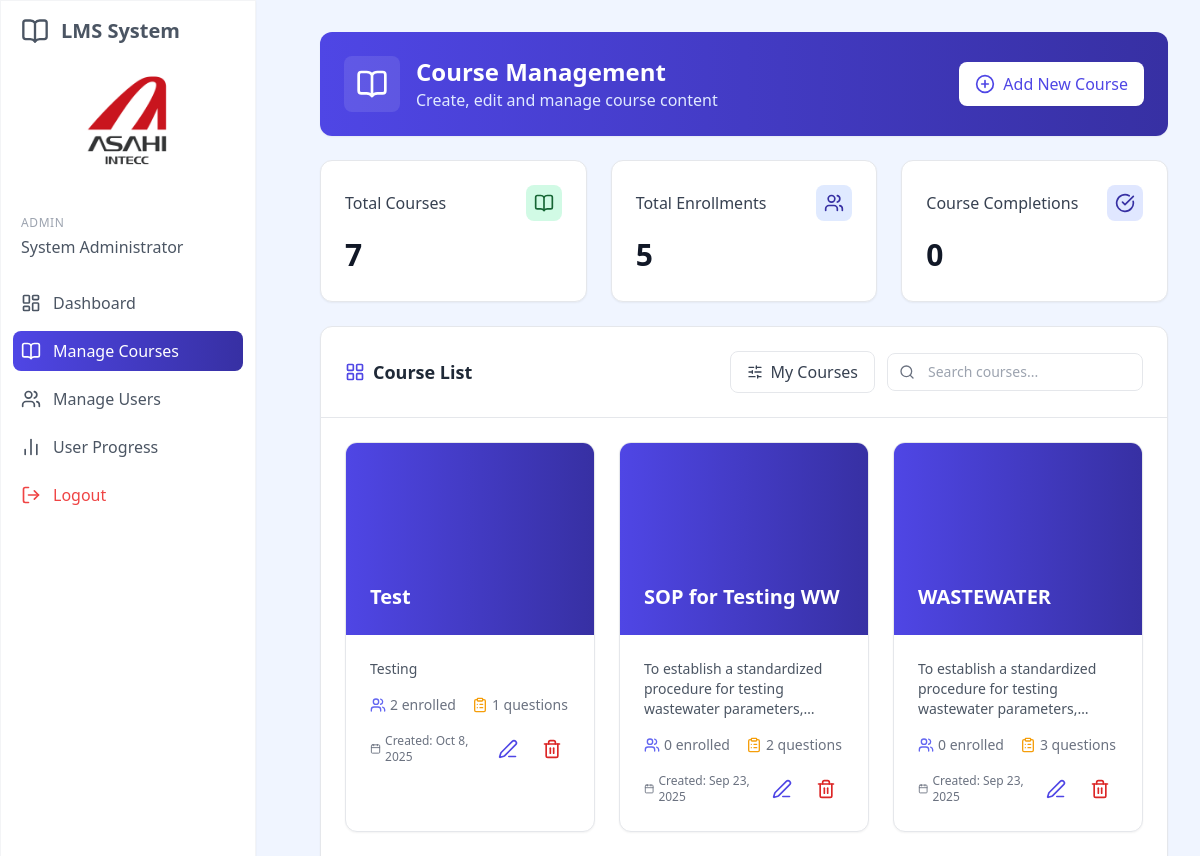
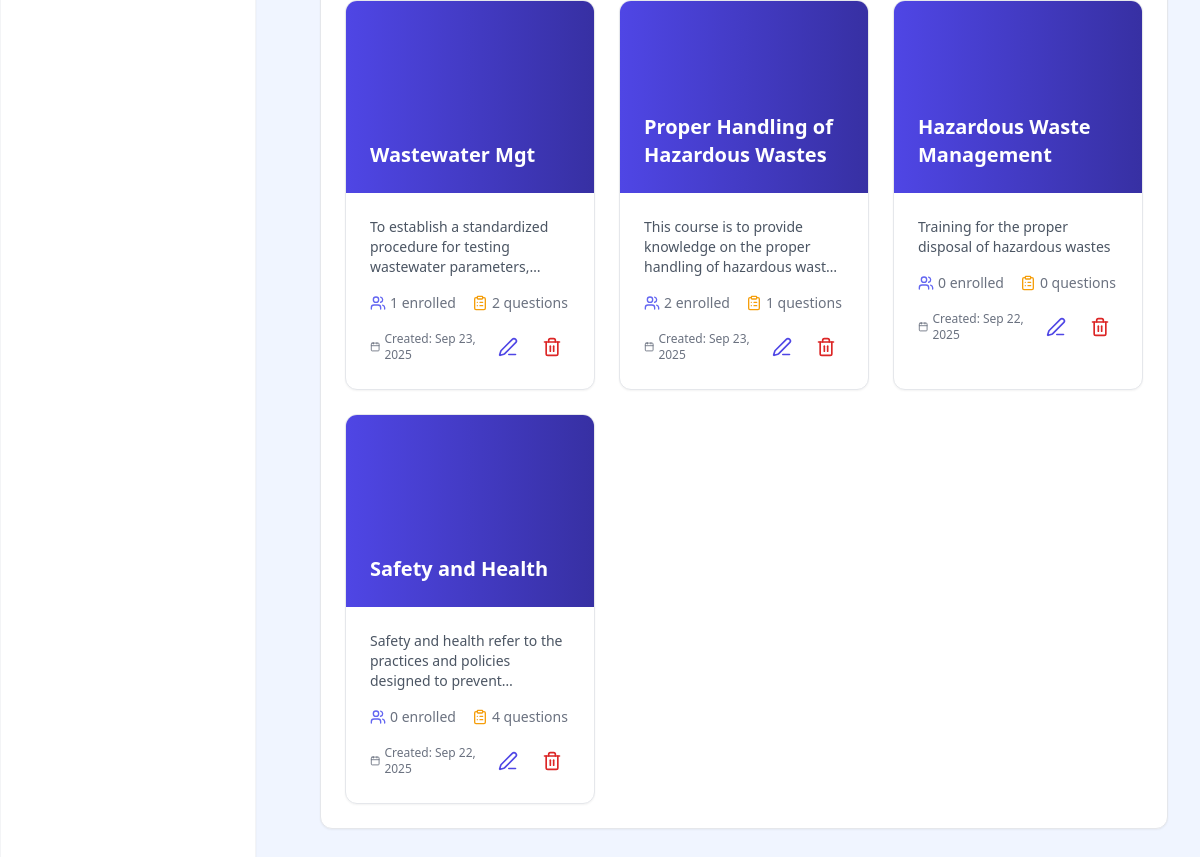
Before: /manage_courses.php (signed in) with the older database file (2 pictures, top to bottom).
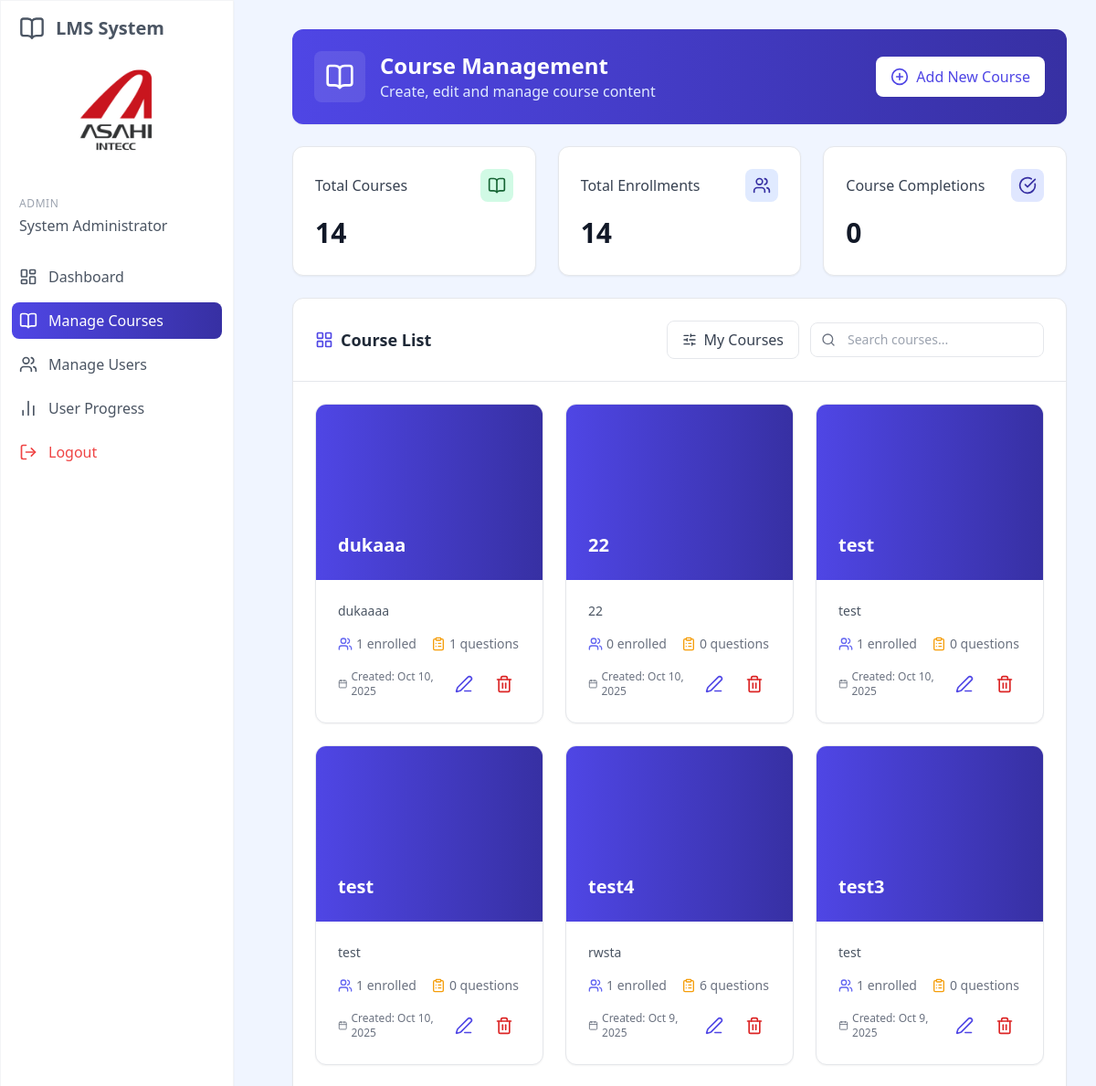
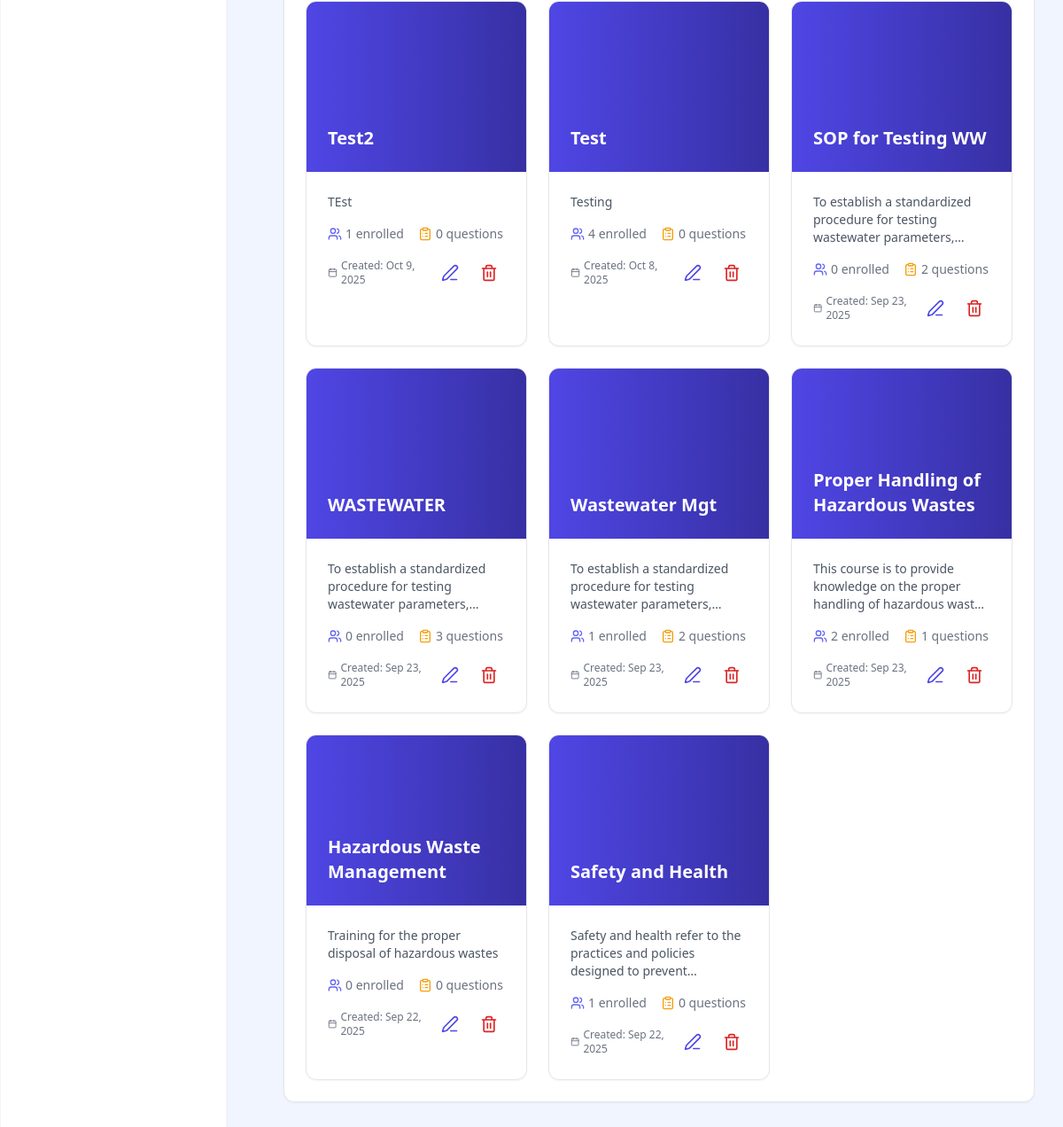
After: the same page with the newer database file (2 pictures, top to bottom).
### tables this page shows
CREATE TABLE `courses` (
  `id` int(11) NOT NULL,
  `title` varchar(100) NOT NULL,
  `description` text DEFAULT NULL,
  `department` int(10) DEFAULT NULL,
  `division` int(10) DEFAULT NULL,
  `section` int(10) DEFAULT NULL,
  `company_group` tinyint(11) DEFAULT NULL,
  `position` tinyint(11) DEFAULT NULL,
  `group_id` int(11) DEFAULT NULL,
  `created_by` int(11) DEFAULT NULL,
  `has_video` int(11) DEFAULT 0,
  `created_at` timestamp NULL DEFAULT current_timestamp(),
  `updated_at` timestamp NULL DEFAULT current_timestamp() ON UPDATE current_timestamp(),
  `is_final` tinyint(1) NOT NULL DEFAULT 0,
  `removed` tinyint(1) NOT NULL DEFAULT 0
);

### web/server_controller/manage_course_controller.php (called while the page is built, shortened)
<?php
require_once __DIR__ . '/../../config.php';
function getCount($conn, $query) {
    $result = $conn->query($query);
    return $result ? $result->fetch_assoc()['count'] : 0;
}
$courses_count = getCount($conn, "SELECT COUNT(*) as count FROM courses WHERE removed = 0");
$total_enrollments = getCount($conn, "SELECT COUNT(*) as count FROM user_progress WHERE removed = 0");

### web/manage_courses.php (the view, shortened to what the changed rows need)
<?php
require_once __DIR__ . '/server_controller/manage_course_controller.php';
$user_id = $_SESSION['user_id'];
$courses_query = "
    SELECT
        c.id,
        c.title,
        c.description,
        c.created_at,
        c.created_by,
        (SELECT COUNT(*) FROM user_progress up WHERE up.course_id = c.id) AS enrollment_count,
        (SELECT COUNT(*) FROM questions q WHERE q.course_id = c.id) AS question_count
    FROM courses c
    WHERE
        c.removed = 0
        AND (
            ? IN (SELECT id FROM users WHERE role = 'super_admin')
            OR c.created_by = ?
            OR c.id IN (
                SELECT course_id FROM user_courses
                WHERE user_id = ? AND removed = 0
            )
        )
    ORDER BY c.created_at DESC
";
$stmt_all = $conn->prepare($courses_query);
$stmt_all->bind_param("iii", $user_id, $user_id, $user_id);
$stmt_all->execute();
$course_result = $stmt_all->get_result();
?>
<!DOCTYPE html>
<html lang="en">
<head>
     <script src="https://cdn.tailwindcss.com"></script>
    <link rel="stylesheet" href="../assets/css/style.css">
</head>
<body class="bg-blue-50">
    <div class="p-8 sm:ml-72">
        <div class="container mx-auto">
            <div class="bg-gradient-to-r from-blue-600 to-blue-800 rounded-xl p-6 mb-6 flex justify-between items-center shadow-sm">
                <div class="flex items-center">
                    <div>
                        <h1 class="text-2xl font-bold text-white">Course Management</h1>
                    </div>
                </div>
            </div>
            <div class="grid grid-cols-1 md:grid-cols-2 lg:grid-cols-3 gap-6 mb-6">
                <div class="bg-white rounded-xl shadow-sm p-6 border border-gray-200 hover:shadow-md transition-all duration-300">
                    <div class="flex items-center justify-between mb-4">
                        <h3 class="text-gray-700 font-medium">Total Courses</h3>
                        <div class="bg-green-100 text-green-800 p-2 rounded-lg">
                        </div>
                    </div>
                    <div class="text-3xl font-bold text-gray-900 mb-1"><?php echo $courses_count; ?></div>
                </div>
                <div class="bg-white rounded-xl shadow-sm p-6 border border-gray-200 hover:shadow-md transition-all duration-300">
                    <div class="flex items-center justify-between mb-4">
                        <h3 class="text-gray-700 font-medium">Total Enrollments</h3>
                        <div class="bg-blue-100 text-blue-800 p-2 rounded-lg">
                        </div>
                    </div>
                    <div class="text-3xl font-bold text-gray-900 mb-1"><?php echo $total_enrollments; ?></div>
                </div>
            </div>
            <div class="bg-white rounded-xl shadow-sm border border-gray-200 overflow-hidden mb-8">
                <div class="p-6 border-b border-gray-200 flex flex-col sm:flex-row justify-between items-start sm:items-center gap-4">
                    <h2 class="text-lg font-semibold text-gray-800 flex items-center">
                        <i data-lucide="layout-grid" class="w-5 h-5 text-blue-600 mr-2"></i>
                        Course List
                    </h2>
                </div>
                <div class="p-6">
                    <div id="courseContainer" class="grid grid-cols-1 md:grid-cols-2 lg:grid-cols-3 gap-6">
                        <?php if ($course_result->num_rows === 0): ?>
                        <div class="col-span-full flex flex-col items-center justify-center p-12 text-center">
                            <i data-lucide="book-x" class="h-16 w-16 text-gray-300 mb-4"></i>
                            <h3 class="text-xl font-medium text-gray-900 mb-2">No courses available</h3>
                            <p class="text-gray-500 mb-6 max-w-md">Start creating courses by clicking the "Add New Course" button above</p>
                            <button class="px-4 py-2 bg-blue-600 hover:bg-blue-700 text-white rounded-lg transition-colors flex items-center shadow-sm" onclick="showModal('addCourseModal')">
                                <i data-lucide="plus-circle" class="w-5 h-5 mr-2"></i>
                                Create Your First Course
                            </button>
                        </div>
                        <?php else: ?>
                            <?php while ($course = $course_result->fetch_assoc()): ?>
                            <div class="course-card bg-white border border-gray-200 rounded-xl overflow-hidden shadow-sm hover:shadow-md transition-all duration-300"
                                data-id="<?php echo $course['id']; ?>"
                                data-title="<?php echo strtolower(htmlspecialchars($course['title'])); ?>">
                                <div class="h-48 bg-gradient-to-r from-blue-600 to-blue-800 p-6 flex items-end">
                                    <h3 class="text-xl font-semibold text-white"><?php echo htmlspecialchars($course['title']); ?></h3>
                                </div>
                                <div class="p-6">
                                    <p class="text-gray-600 text-sm mb-4 line-clamp-3"><?php echo htmlspecialchars($course['description']); ?></p>
                                    <div class="flex items-center text-sm text-gray-500 mb-4">
                                        <div class="flex items-center mr-4">
                                            <i data-lucide="users" class="w-4 h-4 mr-1 text-blue-500"></i>
                                            <span><?php echo $course['enrollment_count']; ?> enrolled</span>
                                        </div>
                                        <div class="flex items-center">
                                            <i data-lucide="clipboard-list" class="w-4 h-4 mr-1 text-amber-500"></i>
                                            <span><?php echo $course['question_count']; ?> questions</span>
                                        </div>
                                    </div>
                                    <div class="flex items-center justify-between">
                                        <div>
                                            <?php
                                            $course_date = new DateTime($course['created_at']);
                                            $course_date_str = $course_date->format('M j, Y');
                                            ?>
                                            <span class="text-xs text-gray-500 flex items-center">
                                                <i data-lucide="calendar" class="w-3 h-3 mr-1"></i>
                                                Created: <?php echo $course_date_str; ?>
                                            </span>
                                        </div>
                                        <?php if ($_SESSION['role'] === 'super_admin'): ?>
                                            <div class="flex space-x-2">
                                                <a href="edit_course.php?id=<?php echo $course['id']; ?>"
                                                class="p-2 text-blue-600 hover:bg-blue-50 rounded-lg transition-colors">
                                                    <i data-lucide="edit-3" class="w-5 h-5"></i>
                                                </a>
                                                <button class="p-2 text-red-600 hover:bg-red-50 rounded-lg transition-colors"
                                                        onclick="confirmDeleteCourse(<?php echo $course['id']; ?>, '<?php echo htmlspecialchars(addslashes($course['title'])); ?>')">
                                                    <i data-lucide="trash-2" class="w-5 h-5"></i>
                                                </button>
                                            </div>
                                        <?php endif; ?>
                                    </div>
                                </div>
                            </div>
                            <?php endwhile; ?>
                        <?php endif; ?>
                    </div>
                </div>
            </div>
        </div>
    </div>
</body>
</html>

Changed rows visible on the page:
added courses: title "dukaaa", description "dukaaaa", enrollment_count "1", question_count "1", created_at "Oct 10, 2025"
added courses: title "22", description "22", enrollment_count "0", question_count "0", created_at "Oct 10, 2025"
added courses: title "test", description "test", enrollment_count "1", question_count "0", created_at "Oct 10, 2025"
added courses: title "test", description "test", enrollment_count "1", question_count "0", created_at "Oct 10, 2025"
added courses: title "test4", description "rwsta", enrollment_count "1", question_count "6", created_at "Oct 9, 2025"
added courses: title "test3", description "test", enrollment_count "1", question_count "0", created_at "Oct 9, 2025"
added courses: title "Test2", description "TEst", enrollment_count "1", question_count "0", created_at "Oct 9, 2025"
computed for courses "Test": enrollment_count "2" → "4"; question_count "1" → "0"
changed courses "Safety and Health": enrollment_count "0" → "1"; question_count "4" → "0"
Other visible differences:
$courses_count: "7" → "14"
$total_enrollments: "5" → "14"
